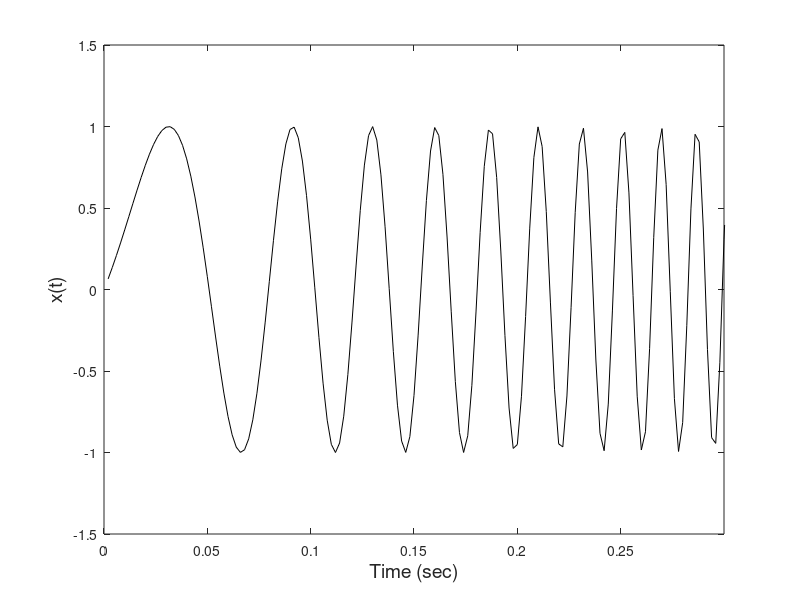

MATLAB code to generate this figure: (Note: this script raises an error after producing the figure.)
% Example 6.2 Example to generate a sine wave with a linear change in frequency
%   Evaluate the time-frequency charactoristic using the STFT
% 	Sine wave should vary between 10 and 200 Hz over a  sec period
% Assume a sample rate of 500 Hz
%
clear all; close all;
%  Constants
N = 500;				% Number of points	
fs = 500;			    % Sample freq;
f1 = 10;				% Minimum frequency
f2 = 200;			    % Maximum frequency 
nfft = 32;			    % Window size 
colormap('gray');
tc = (1:N)/fs;
%Generate chirp signal (i.e., linear change in freq)
fc = ((1:N)*((f2-f1)/N)) + f1; 
x = sin(pi*tc.*fc);     % Note 2pi just pi since freq. doubled. 
%
plot(tc,x,'k');     % Plot chirp signal
 axis([0 .3 -1.5 1.5]);
 xlabel('Time (sec)','FontSize',14);
 ylabel('x(t)','FontSize',14);
% Compute spectrgram Hanning window, 50% overlap
% [B,f,t] = spectog(x,nfft,fs,nfft/2);   % Alternate
[B,f,t] = spectrogram(x,nfft,[],nfft,fs);
%
%      Plots
figure;
subplot(1,2,1);
    mesh(t,f,abs(B));
    xlabel('Time (sec)','FontSize',12);
    ylabel('Frequency (Hz)','FontSize',12);
    title ('Spectogram','FontSize',12);
    axis([0 1 0 250 0 15]);
subplot(1,2,2);
    contour(t,f,abs(B));
    xlabel('Time (sec)','FontSize',12);
    ylabel('Frequency (Hz)','FontSize',12);
    axis([0 1 0 250]);
%
% nfft = 64;
% [B,f,t] = spectog(x,nfft,fs,nfft/2);
% %
% subplot(2,2,3);
%     mesh(t,f,abs(B));
%     xlabel('Time (sec)','FontSize',12);
%     ylabel('Frequency (Hz)','FontSize',12);
%     title ('Spectogram','FontSize',12);
%     axis([0 1 0 250 0 15]);
% subplot(2,2,4);
%     contour(t,f,abs(B));
%     xlabel('Time (sec)','FontSize',12);
%     ylabel('Frequency (Hz)','FontSize',12);
%     axis([0 1 0 250]);
